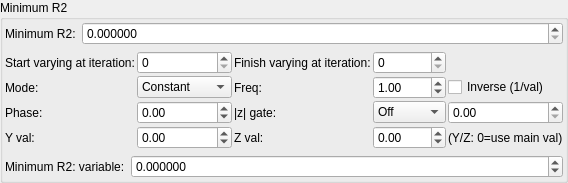
    <widget class="QGroupBox" name="groupBox_2">
     <property name="title">
      <string>Minimum R2</string>
     </property>
     <layout class="QVBoxLayout" name="verticalLayout_4">
      <property name="leftMargin">
       <number>2</number>
      </property>
      <property name="topMargin">
       <number>2</number>
      </property>
      <property name="rightMargin">
       <number>2</number>
      </property>
      <property name="bottomMargin">
       <number>2</number>
      </property>
      <item>
       <layout class="QGridLayout" name="gridLayout_2" columnstretch="0,1">
        <item row="0" column="1">
         <widget class="MyDoubleSpinBox" name="spinbox_mandelbox_folding_min_radius">
          <property name="sizePolicy">
           <sizepolicy hsizetype="Minimum" vsizetype="Maximum">
            <horstretch>0</horstretch>
            <verstretch>0</verstretch>
           </sizepolicy>
          </property>
          <property name="prefix">
           <string/>
          </property>
          <property name="suffix">
           <string/>
          </property>
          <property name="decimals">
           <number>6</number>
          </property>
          <property name="minimum">
           <double>0.000000000000000</double>
          </property>
          <property name="maximum">
           <double>99.989999999999995</double>
          </property>
          <property name="singleStep">
           <double>0.100000000000000</double>
          </property>
         </widget>
        </item>
        <item row="0" column="0">
         <widget class="QLabel" name="label_47">
          <property name="text">
           <string>Minimum R2:</string>
          </property>
         </widget>
        </item>
       </layout>
      </item>
      <item>
       <layout class="QGridLayout" name="gridLayout_36">
        <property name="spacing">
         <number>2</number>
        </property>
        <item row="0" column="3">
         <widget class="MySpinBox" name="spinboxInt_transf_stop_iterations_B">
          <property name="sizePolicy">
           <sizepolicy hsizetype="Minimum" vsizetype="Maximum">
            <horstretch>0</horstretch>
            <verstretch>0</verstretch>
           </sizepolicy>
          </property>
          <property name="maximum">
           <number>999</number>
          </property>
         </widget>
        </item>
      <item row="1" column="0">
       <widget class="QLabel"><property name="text"><string>Mode:</string></property></widget>
      </item>
      <item row="1" column="1">
       <widget class="MyComboBox" name="comboBox_transf_multiplier_value_mode_1">
        <item><property name="text"><string notr="true">Constant</string></property></item>
        <item><property name="text"><string notr="true">Sine</string></property></item>
        <item><property name="text"><string notr="true">Ramp</string></property></item>
        <item><property name="text"><string notr="true">Exponential</string></property></item>
        <item><property name="text"><string notr="true">Triangle</string></property></item>
        <item><property name="text"><string notr="true">Square</string></property></item>
        <item><property name="text"><string notr="true">Smoothstep</string></property></item>
       </widget>
      </item>
      <item row="1" column="2">
       <widget class="QLabel"><property name="text"><string>Freq:</string></property></widget>
      </item>
      <item row="1" column="3">
       <widget class="MyDoubleSpinBox" name="spinbox_transf_multiplier_frequency_1">
        <property name="minimum"><double>0.01</double></property><property name="maximum"><double>100.0</double></property>
        <property name="singleStep"><double>0.1</double></property><property name="value"><double>1.0</double></property>
       </widget>
      </item>
      <item row="1" column="4" colspan="2">
       <widget class="MyCheckBox" name="checkBox_transf_multiplier_inverse_1">
        <property name="text"><string>Inverse (1/val)</string></property>
       </widget>
      </item>
      <item row="2" column="0">
       <widget class="QLabel"><property name="text"><string>Phase:</string></property></widget>
      </item>
      <item row="2" column="1">
       <widget class="MyDoubleSpinBox" name="spinbox_transf_multiplier_phase_1">
        <property name="minimum"><double>-10.0</double></property><property name="maximum"><double>10.0</double></property>
        <property name="singleStep"><double>0.1</double></property><property name="value"><double>0.0</double></property>
       </widget>
      </item>
      <item row="2" column="2">
       <widget class="QLabel"><property name="text"><string>|z| gate:</string></property></widget>
      </item>
      <item row="2" column="3">
       <widget class="MyComboBox" name="comboBox_transf_multiplier_threshold_mode_1">
        <item><property name="text"><string notr="true">Off</string></property></item>
        <item><property name="text"><string notr="true">&gt; thresh</string></property></item>
        <item><property name="text"><string notr="true">&lt; thresh</string></property></item>
       </widget>
      </item>
      <item row="2" column="4" colspan="2">
       <widget class="MyDoubleSpinBox" name="spinbox_transf_multiplier_threshold_1">
        <property name="minimum"><double>0.0</double></property><property name="maximum"><double>1000.0</double></property>
        <property name="singleStep"><double>0.1</double></property><property name="value"><double>0.0</double></property>
       </widget>
      </item>
      <item row="3" column="0">
       <widget class="QLabel"><property name="text"><string>Y val:</string></property></widget>
      </item>
      <item row="3" column="1">
       <widget class="MyDoubleSpinBox" name="spinbox_transf_multiplier_scale_y_1">
        <property name="minimum"><double>-100.0</double></property><property name="maximum"><double>100.0</double></property>
        <property name="singleStep"><double>0.01</double></property><property name="value"><double>0.0</double></property>
       </widget>
      </item>
      <item row="3" column="2">
       <widget class="QLabel"><property name="text"><string>Z val:</string></property></widget>
      </item>
      <item row="3" column="3">
       <widget class="MyDoubleSpinBox" name="spinbox_transf_multiplier_scale_z_1">
        <property name="minimum"><double>-100.0</double></property><property name="maximum"><double>100.0</double></property>
        <property name="singleStep"><double>0.01</double></property><property name="value"><double>0.0</double></property>
       </widget>
      </item>
      <item row="3" column="4" colspan="2">
       <widget class="QLabel"><property name="text"><string notr="true">(Y/Z: 0=use main val)</string></property></widget>
      </item>
        <item row="0" column="0">
         <widget class="QLabel" name="label_171">
          <property name="text">
           <string>Start varying at iteration:</string>
          </property>
          <property name="wordWrap">
           <bool>true</bool>
          </property>
         </widget>
        </item>
        <item row="0" column="1">
         <widget class="MySpinBox" name="spinboxInt_transf_start_iterations_B">
          <property name="sizePolicy">
           <sizepolicy hsizetype="Minimum" vsizetype="Maximum">
            <horstretch>0</horstretch>
            <verstretch>0</verstretch>
           </sizepolicy>
          </property>
          <property name="maximum">
           <number>999</number>
          </property>
         </widget>
        </item>
        <item row="0" column="2">
         <widget class="QLabel" name="label_169">
          <property name="text">
           <string>Finish varying at iteration:</string>
          </property>
          <property name="wordWrap">
           <bool>true</bool>
          </property>
         </widget>
        </item>
       </layout>
      </item>
      <item>
       <layout class="QGridLayout" name="gridLayout_4" columnstretch="0,1">
        <item row="0" column="0">
         <widget class="QLabel" name="label_81">
          <property name="text">
           <string>Minimum R2: variable:</string>
          </property>
         </widget>
        </item>
        <item row="0" column="1">
         <widget class="MyDoubleSpinBox" name="spinbox_transf_offset_0">
          <property name="sizePolicy">
           <sizepolicy hsizetype="Minimum" vsizetype="Maximum">
            <horstretch>0</horstretch>
            <verstretch>0</verstretch>
           </sizepolicy>
          </property>
          <property name="prefix">
           <string/>
          </property>
          <property name="suffix">
           <string/>
          </property>
          <property name="decimals">
           <number>6</number>
          </property>
          <property name="minimum">
           <double>-99.989999999999995</double>
          </property>
          <property name="maximum">
           <double>99.989999999999995</double>
          </property>
          <property name="singleStep">
           <double>0.100000000000000</double>
          </property>
         </widget>
        </item>
       </layout>
      </item>
     </layout>
    </widget>
